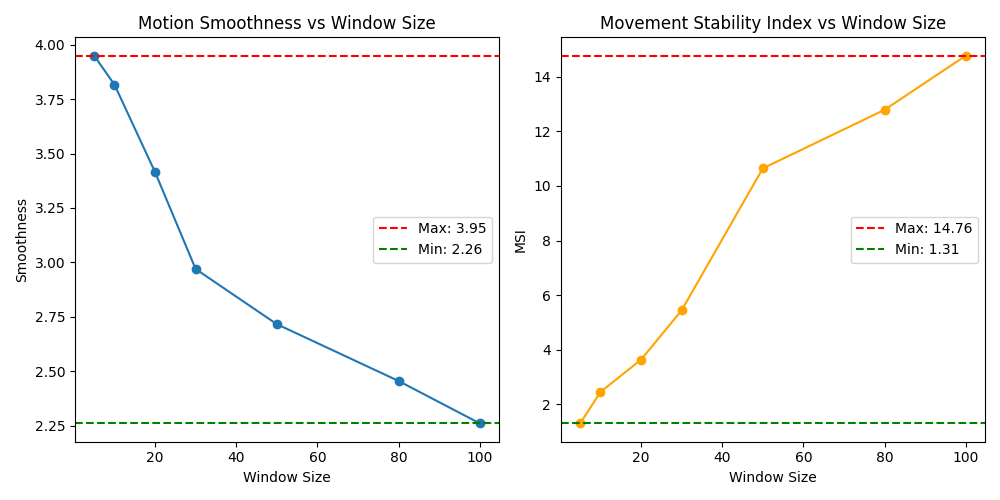

This chart was generated by the following Python code:
import numpy as np
import matplotlib.pyplot as plt

# 假設已經定義好的函式 (用之前的定義)
def motion_smoothness(angles):
    if len(angles) >= 4:
        jerk = np.diff(angles, n=3)  # 三次微分
        return np.mean(np.abs(jerk))  # 計算絕對值平均
    return None

def movement_stability_index(trajectories, center_of_mass):
    if len(trajectories) != len(center_of_mass):
        raise ValueError("Trajectories and center of mass must have the same length.")
    if len(trajectories) < 2:
        return None
    trajectory_var = np.var(trajectories, axis=0).mean()  
    com_deviation = np.linalg.norm(np.diff(center_of_mass, axis=0), axis=1).mean()
    return trajectory_var + com_deviation

# ----------------------#
# 模擬資料
# ----------------------#
num_frames = 300
# 模擬 angles 資料 (假設為0~180度隨機震盪)
angles = np.cumsum(np.random.randn(num_frames)) % 180

# 模擬軌跡資料 (假設有10個關節，座標為(x,y))
num_joints = 10
trajectories = np.cumsum(np.random.randn(num_frames, num_joints, 2), axis=0)
center_of_mass = np.mean(trajectories, axis=1)

# 想要測試的 window_sizes
window_sizes = [5, 10, 20, 30, 50, 80, 100]

smoothness_values = []
msi_values = []

for w_size in window_sizes:
    # 取最後 w_size 個資料
    if w_size <= len(angles):
        angles_win = angles[-w_size:]
    else:
        angles_win = angles  # 若 w_size > 長度, 則全取
    
    if w_size <= len(trajectories):
        trajectories_win = trajectories[-w_size:]
        center_of_mass_win = center_of_mass[-w_size:]
    else:
        trajectories_win = trajectories
        center_of_mass_win = center_of_mass
    
    s_val = motion_smoothness(angles_win)
    m_val = movement_stability_index(trajectories_win, center_of_mass_win)
    
    # 若計算結果為None，設為NaN以便後續處理
    if s_val is None:
        s_val = np.nan
    if m_val is None:
        m_val = np.nan
    
    smoothness_values.append(s_val)
    msi_values.append(m_val)

# 計算 smoothness 和 msi 的最大與最小值
smoothness_max = np.nanmax(smoothness_values)
smoothness_min = np.nanmin(smoothness_values)
msi_max = np.nanmax(msi_values)
msi_min = np.nanmin(msi_values)

# 繪圖
plt.figure(figsize=(10,5))

# 繪製 smoothness 隨 window_size 的變化
plt.subplot(1,2,1)
plt.plot(window_sizes, smoothness_values, marker='o')
plt.title('Motion Smoothness vs Window Size')
plt.xlabel('Window Size')
plt.ylabel('Smoothness')
plt.axhline(smoothness_max, color='r', linestyle='--', label=f'Max: {smoothness_max:.2f}')
plt.axhline(smoothness_min, color='g', linestyle='--', label=f'Min: {smoothness_min:.2f}')
plt.legend()

# 繪製 MSI 隨 window_size 的變化
plt.subplot(1,2,2)
plt.plot(window_sizes, msi_values, marker='o', color='orange')
plt.title('Movement Stability Index vs Window Size')
plt.xlabel('Window Size')
plt.ylabel('MSI')
plt.axhline(msi_max, color='r', linestyle='--', label=f'Max: {msi_max:.2f}')
plt.axhline(msi_min, color='g', linestyle='--', label=f'Min: {msi_min:.2f}')
plt.legend()

plt.tight_layout()
plt.savefig('./result.png')
